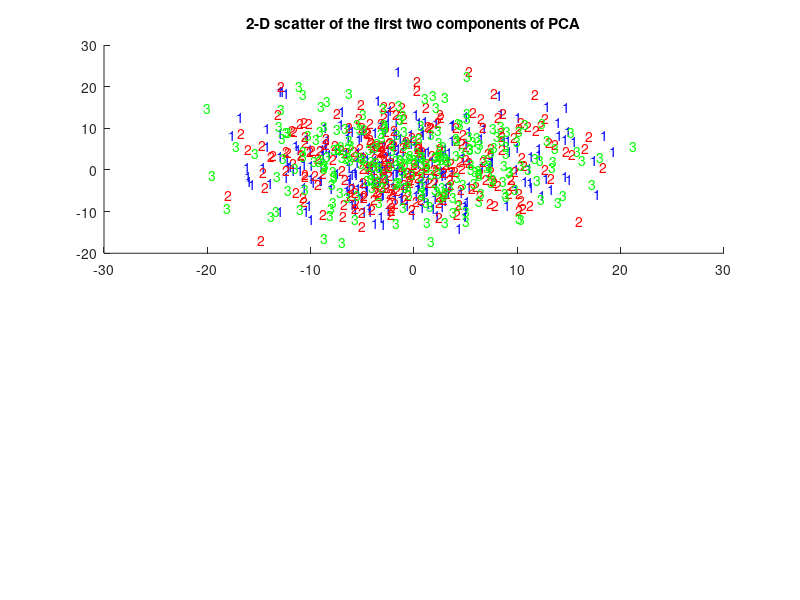

Reproduce this figure in MATLAB. (Note: this script raises an error after producing the figure.)
clear; clc;
addpath(genpath(pwd));

%generating the three sets
mean_vector1 = [5; 0; 5];
cov_matrix1 = [5 -4 -2; -4 4 0; -2 0 5];

set1 = mvnrnd(mean_vector1, cov_matrix1, 250);

mean_vector2 = [4; 6; 7];
cov_matrix2 = [3 0 0; 0 3 0; 0 0 3];

set2 = mvnrnd(mean_vector2, cov_matrix2, 250);

mean_vector3 = [6; 2; 4];
cov_matrix3 = [6 5 6; 5 6 7; 6 7 9];

set3 = mvnrnd(mean_vector3, cov_matrix3, 250);

%adding noise to the sets
noise1 = normrnd(1, 6, 250, 48);
set1 = [set1, noise1];
noise2 = normrnd(1, 6, 250, 48);
set2 = [set2, noise2];
noise3 = normrnd(1, 6, 250, 48);
set3 = [set3, noise3];

figure('Position', [100 100 1024 800]);
subplot(2,1,1);
hold on
%(a) compute first two PCA components and plot scatter
covmatrix = cov([set1;set2;set3]);
[eigenvectors, eigenvalues] = svd(covmatrix);
pcavectors1 = set1 * eigenvectors(:, 1:2);
text(pcavectors1(:,1), pcavectors1(:,2), '1', 'color', 'b');
scatter(pcavectors1(:,1), pcavectors1(:,2), 0.01);

pcavectors2 = set2 * eigenvectors(:, 1:2);
text(pcavectors2(:,1), pcavectors2(:,2), '2', 'color', 'r');
scatter(pcavectors2(:,1), pcavectors2(:,2), 0.01);

pcavectors3 = set3 * eigenvectors(:, 1:2);
text(pcavectors3(:,1), pcavectors3(:,2), '3', 'color', 'g');
scatter(pcavectors3(:,1), pcavectors3(:,2), 0.01);
title('2-D scatter of the first two components of PCA');
hold off

%(b) compute LDA and plot scatter
l1(1:250) = 1;
set1 = [set1, transpose(l1)];
l2(1:250) = 2;
set2 = [set2, transpose(l2)];
l3(1:250) = 3;
set3 = [set3, transpose(l3)];
dataset = [set1; set2; set3];

[y, v, d] = tamu_lda(dataset(:,1:end-1), dataset(:, end));

subplot(2,1,2);
hold on
text(y(1:250,1), y(1:250,2), '1', 'color', 'b');
scatter(y(1:250,1), y(1:250,2), 0.01);
text(y(251:500,1), y(251:500,2), '2', 'color', 'r');
scatter(y(251:500,1), y(251:500,2), 0.01);
text(y(501:750,1), y(501:750,2), '3', 'color', 'g');
scatter(y(501:750,1), y(501:750,2), 0.01);
title('2-D scatter using LDA')
hold off
